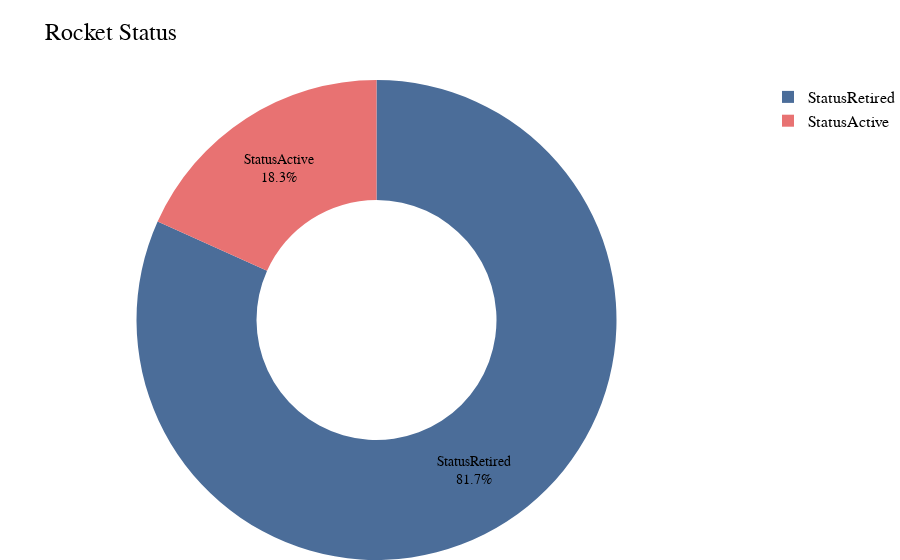

This figure's notebook cell:
### Markdown cell above
What about rocket's status?

### Code cell
import plotly.graph_objects as go

ds = df['Status Rocket'].value_counts().reset_index()
ds.columns = ['status', 'count']
ds = ds.sort_values('count', ascending=False)

# Define colors for the pie chart
colors = ['rgb(75, 109, 153)', 'rgb(232, 114, 114)']

# Create the pie chart
fig = go.Figure(
    go.Pie(
        labels=ds['status'], 
        values=ds['count'],
        hole=0.5, # Set the hole size to 0.5
        marker=dict(colors=colors), # Use the defined colors for the pie chart
        textfont=dict(size=14, color='black'),
        hoverinfo='label+percent', # Set the hover information to show the label and percentage
        textinfo='label+percent' # Set the text information to show the label and percentage
    )
)

# Add title and update layout
fig.update_layout(
    title=dict(
        text='Rocket Status',
        font=dict(size=24)
    ),
    margin=dict(l=0, r=0, t=80, b=0),
    font=dict(
        family='Arial',
        size=16,
        color='black'
    )
)

# Show the plot
fig.show()

### Figure 1 — Plotly figure (JSON) as saved in the notebook; plotly's stock layout.template omitted (floating-point values rounded to 4 significant figures)
{"data": [{"hole": 0.5, "hoverinfo": "label+percent", "labels": ["StatusRetired", "StatusActive"], "marker": {"colors": ["rgb(75, 109, 153)", "rgb(232, 114, 114)"]}, "textfont": {"color": "black", "size": 14}, "textinfo": "label+percent", "type": "pie", "values": [3534, 790]}], "layout": {"font": {"color": "black", "family": "Arial", "size": 16}, "margin": {"b": 0, "l": 0, "r": 0, "t": 80}, "title": {"font": {"size": 24}, "text": "Rocket Status"}}}
